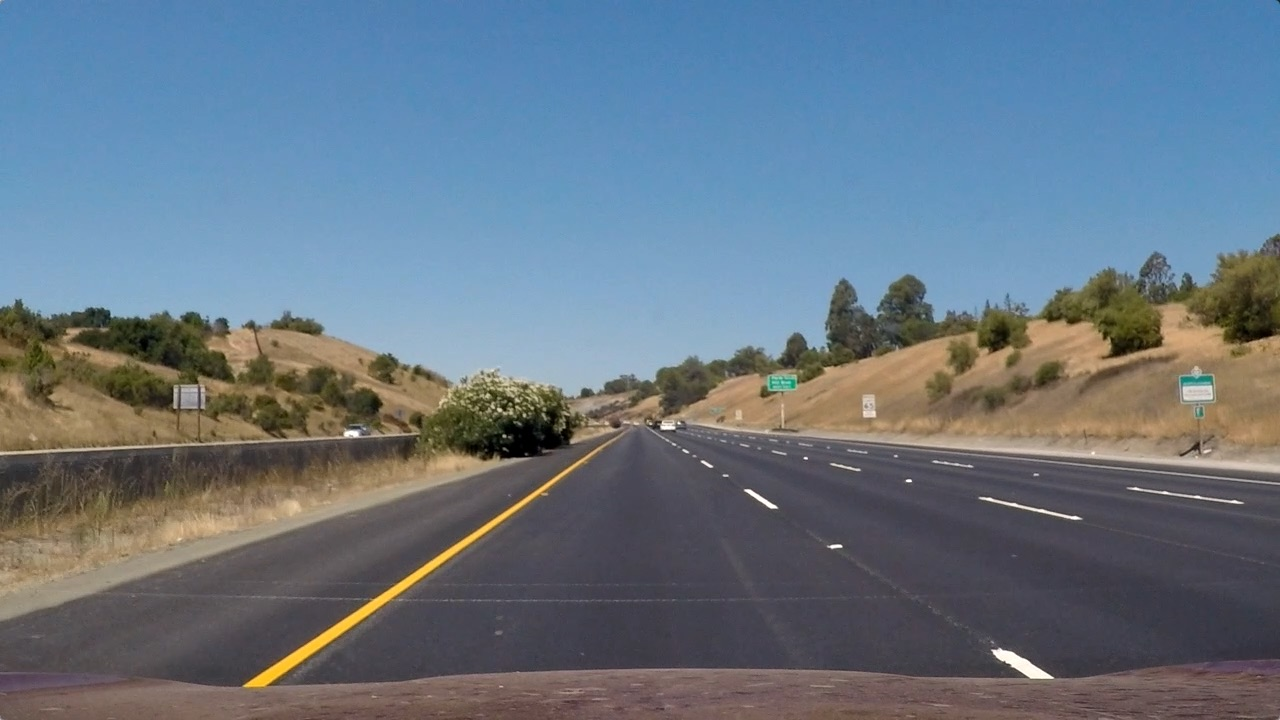
#> input picture Project 2 -Advanced lane lines/test_images/straight_lines1.jpg, 1280 x 720 px; its folder holds only this picture in this run
$ python binarization_utils.py   (older library calls are emulated)
#> lines starting #> are read from the running program, lines starting #| are printed output that depends on the picture; after the words box and inside, x2 and y2 are one past the last pixel; in counts of white or black regions, pixels touching at a corner belong together
import cv2
import numpy as np
import glob
import matplotlib.pyplot as plt

# global parameters used for obtaining yellow lane in HSV color space
HSV_yellow_threshold_min = np.array([0, 70, 70])
HSV_yellow_threshold_max = np.array([50, 255, 255])

def get_HSV_frame(frame, min_values, max_values, verbose = False):

    HSV = cv2.cvtColor(frame, cv2.COLOR_BGR2HSV)

    #TODO - Find better variable names
    min_th_ok = np.all(HSV > min_values, axis = 2)
    max_th_ok = np.all(HSV < max_values, axis = 2)

    # returning true whether the they're both the same value
    out = np.logical_and(min_th_ok, max_th_ok)

    if verbose:
        plt.imshow(out, cmap='gray')
        plt.show()

    return out

def get_equalized_grayscale_frame(frame):

    gray = cv2.cvtColor(frame, cv2.COLOR_BGR2GRAY)

    eq_global = cv2.equalizeHist(gray)

    _, th = cv2.threshold(eq_global, thresh = 250, maxval = 250, type = cv2.THRESH_BINARY)

    return th

def get_sobel_frame(frame, kernel_size):

    gray = cv2.cvtColor(frame, cv2.COLOR_BGR2GRAY)

    sobel_x = cv2.Sobel(gray, cv2.CV_64F, 1, 0, ksize = kernel_size)
    sobel_y = cv2.Sobel(gray, cv2.CV_64F, 0, 1, ksize = kernel_size)

    # squaring the value of sobel x and sobel y in order to take the magnitude of both before scaling it
    sobel_mag = np.sqrt(sobel_x ** 2 + sobel_y ** 2)
    # scaling sobel to be 8bit or 0-255 in order to use the threshold parameters and obtain better results
    sobel_mag = np.uint8(sobel_mag / np.max(sobel_mag) * 255)


    # TODO - Figure out what the return values for this are
    _, sobel_mag = cv2.threshold(sobel_mag, 50, 1, cv2.THRESH_BINARY)

    return sobel_mag.astype(bool)

def get_binarized_frame(img, verbose = False):

    # obtaining the height and width of image
    h, w = img.shape[:2]

    binary = np.zeros(shape = (h, w), dtype = np.uint8)

    # applying HSV threshold to the V colorspace to obtain the yellow lane.
    HSV_yellow_mask = get_HSV_frame(img, HSV_yellow_threshold_min, HSV_yellow_threshold_max, verbose = False)
    binary = np.logical_or(binary, HSV_yellow_mask)

    eq_white_mask = get_equalized_grayscale_frame(img)
    binary = np.logical_or(binary, eq_white_mask)

    sobel_mask = get_sobel_frame(img, kernel_size = 9)
    binary = np.logical_or(binary, sobel_mask)

    kernel = np.ones((5, 5), np.uint8)
    closing = cv2.morphologyEx(binary.astype(np.uint8), cv2.MORPH_CLOSE, kernel)

    if verbose:
        f, ax = plt.subplots(2, 3)
        f.set_facecolor('white')
        ax[0, 0].imshow(cv2.cvtColor(img, cv2.COLOR_BGR2RGB))
        ax[0, 0].set_title('Original Image')
        ax[0, 0].set_axis_off()

        ax[0, 0].set_facecolor('red')
        ax[0, 1].imshow(eq_white_mask, cmap='gray')
        ax[0, 1].set_title('Histogram Equalization')
        ax[0, 1].set_axis_off()

        ax[0, 2].imshow(HSV_yellow_mask, cmap='gray')
        ax[0, 2].set_title('HSV (Yellow Lane)')
        ax[0, 2].set_axis_off()

        ax[1, 0].imshow(sobel_mask, cmap='gray')
        ax[1, 0].set_title('Sobel (Edge Detection)')
        ax[1, 0].set_axis_off()

        ax[1, 1].imshow(binary, cmap='gray')
        ax[1, 1].set_title('Before Morph Transformation')
        ax[1, 1].set_axis_off()

        ax[1, 2].imshow(closing, cmap='gray')
        ax[1, 2].set_title('After Morph Transformation')
        ax[1, 2].set_axis_off()
        plt.show()

    return closing

if __name__ == '__main__':
    test_images = glob.glob('test_images/*.jpg')
    for test_image in test_images:
        img = cv2.imread(test_image)
#> img is the input picture: shape (720, 1280, 3); mean B, G, R 131.2, 117.7, 103.2
        get_binarized_frame(img = img, verbose = True)
#> in get_HSV_frame, `min_th_ok = np.all(HSV > min_values, axis = 2)`:
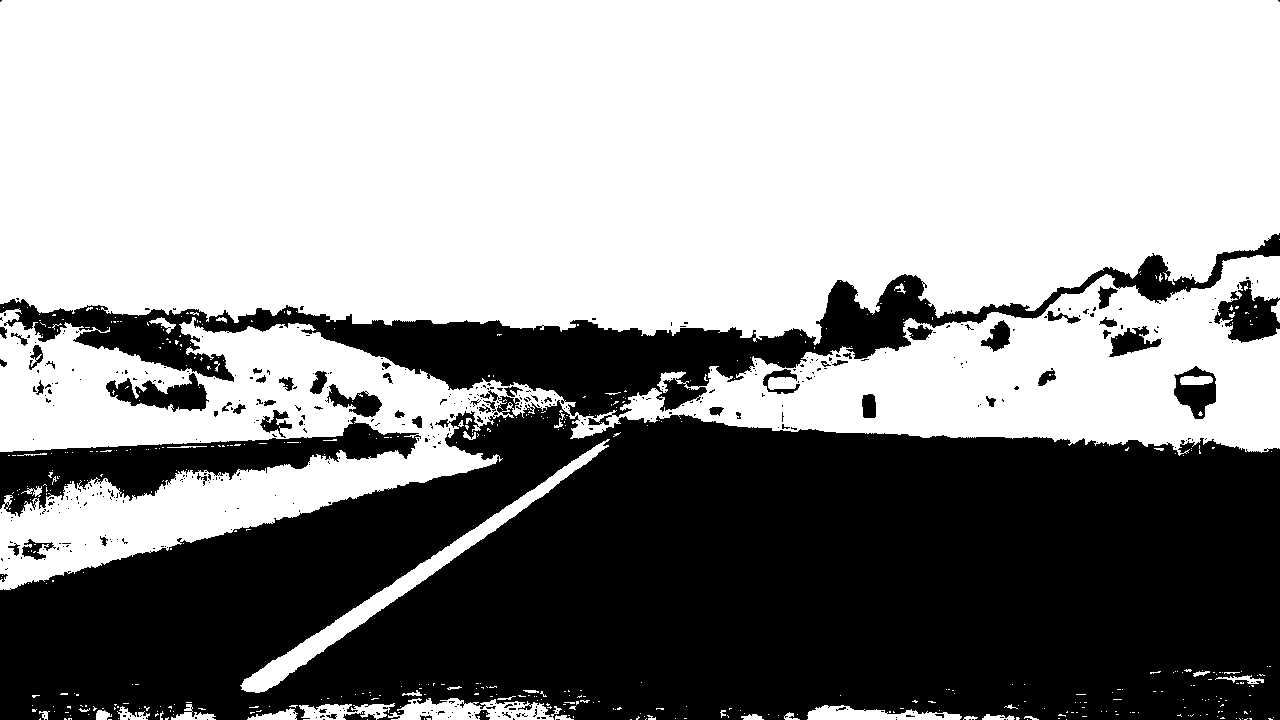
#> min_th_ok: shape (720, 1280) bool; 58.6% white; 461 black regions (401 under 20 px), largest, box (x1, y1, x2, y2) and area: (0, 390, 1280, 720) 308227, (0, 233, 1280, 425) 45583, (0, 417, 421, 517) 14109
#> in get_sobel_frame, `sobel_y = cv2.Sobel(gray, cv2.CV_64F, 0, 1, ksize = kernel_size)`:
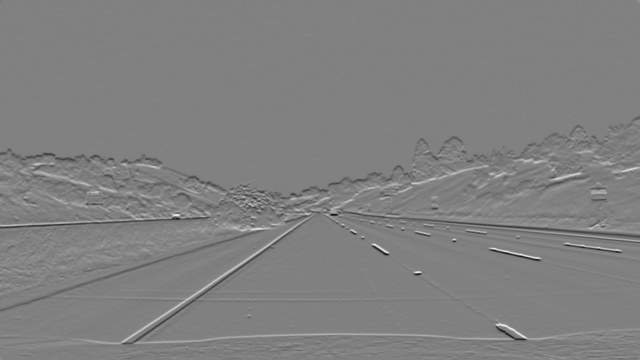
#> sobel_y: shape (720, 1280) float64 (shown at 1/2 size); min -1581900, max 1548409, mean -1112.9; drawn with min black and max white
#> in get_binarized_frame, `closing = cv2.morphologyEx(binary.astype(np.uint8), cv2.MORPH_CLOSE, k..`:
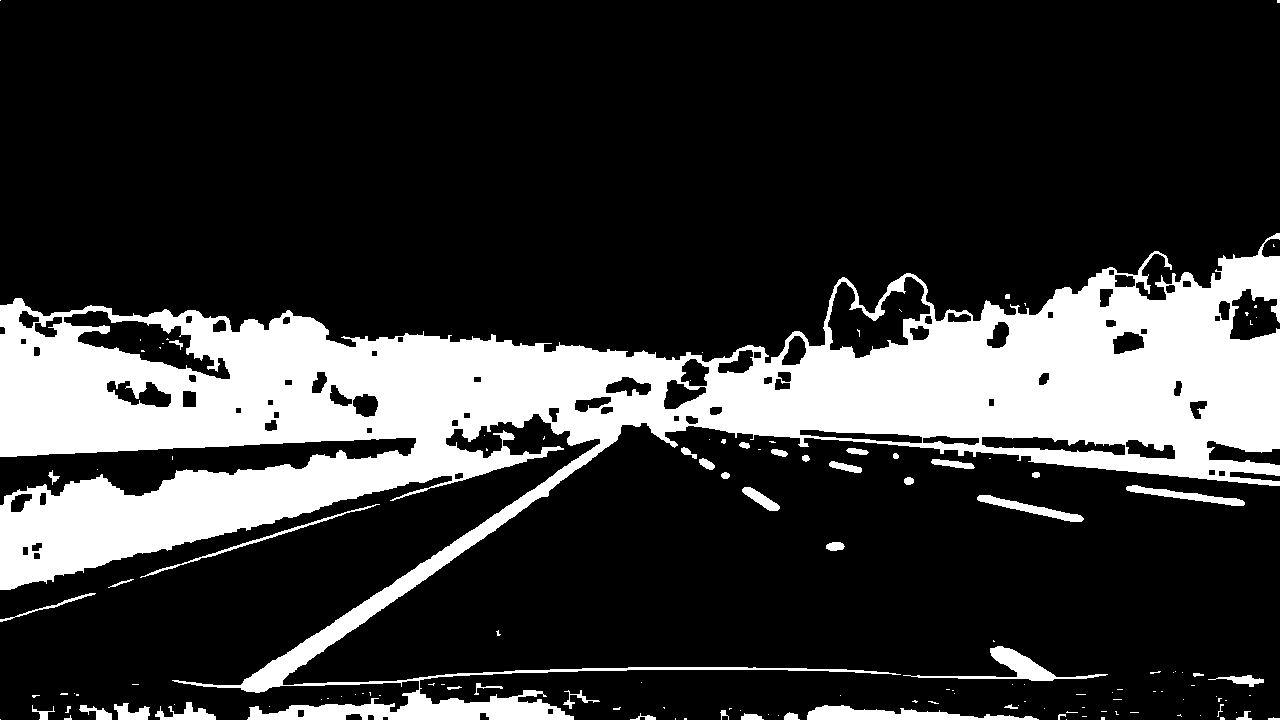
#> closing: shape (720, 1280); values 0 (black) and 1 (white), 21.4% white; 139 white regions (94 under 20 px), largest, box (x1, y1, x2, y2) and area: (0, 233, 1280, 720) 186961, (807, 705, 1039, 720) 1816, (903, 646, 1108, 681) 1468
#> in get_binarized_frame, `plt.show()`:
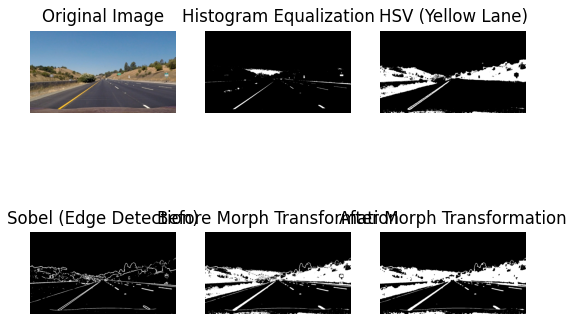
#> figure drawn by matplotlib, 6 panels

$ run again, on Project 2 -Advanced lane lines/test_images/test3.jpg
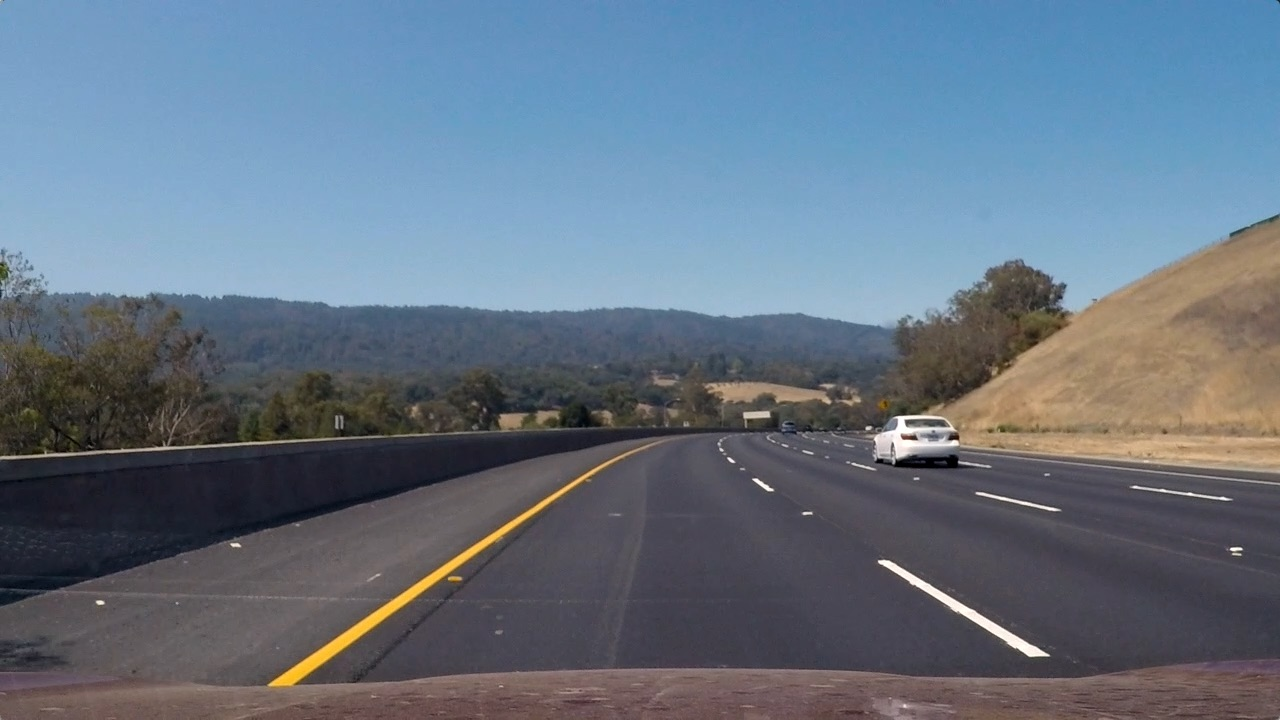
#> input picture Project 2 -Advanced lane lines/test_images/test3.jpg, 1280 x 720 px
#> img is the input picture: shape (720, 1280, 3); mean B, G, R 130.7, 115.3, 101.1
#> HSV: shape (720, 1280, 3); mean H, S, V 94.8, 72.6, 137.9
#> in get_HSV_frame, `min_th_ok = np.all(HSV > min_values, axis = 2)`:
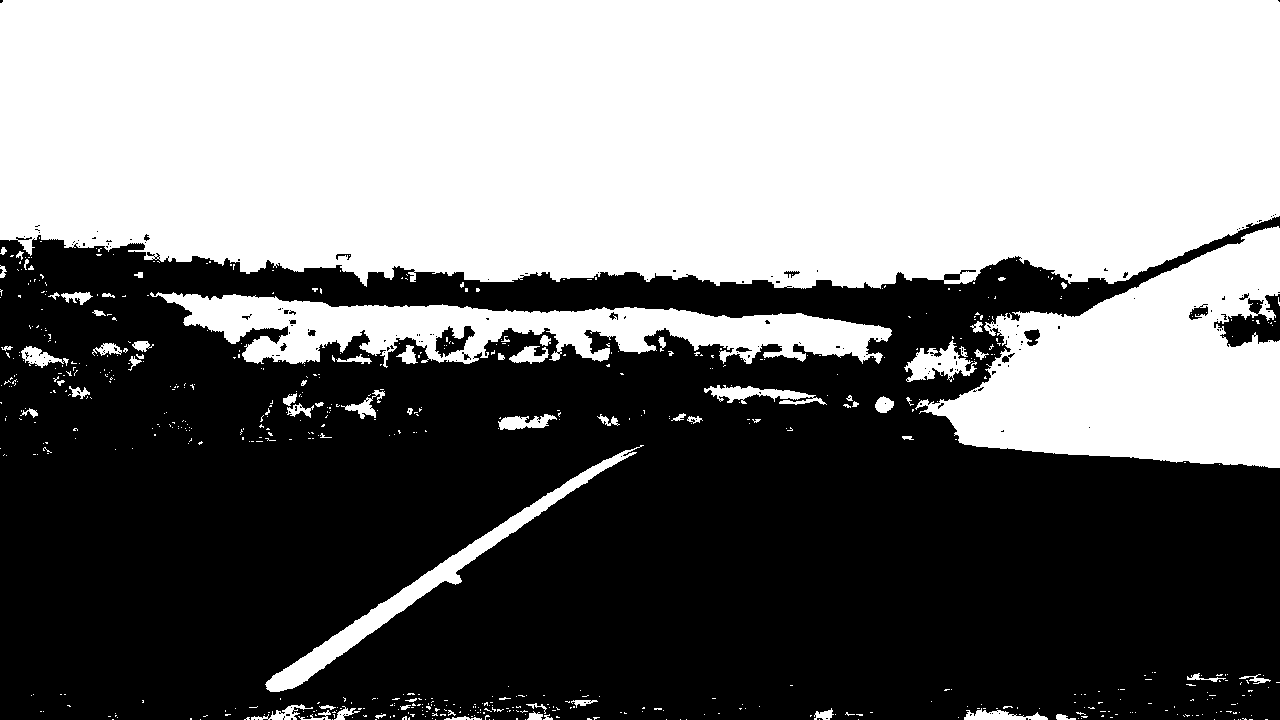
#> min_th_ok: shape (720, 1280) bool; 47.6% white; 667 white regions (595 under 20 px), largest, box (x1, y1, x2, y2) and area: (0, 0, 1280, 289) 342898, (915, 226, 1280, 468) 50982, (150, 292, 892, 368) 26291
#> max_th_ok: shape (720, 1280) bool; 20.6% white; 160 white regions (101 under 20 px), largest, box (x1, y1, x2, y2) and area: (586, 218, 1280, 484) 81892, (0, 439, 1280, 720) 58439, (0, 302, 568, 462) 41072
#> out: shape (720, 1280) bool; 7.2% white; 499 white regions (446 under 20 px), largest, box (x1, y1, x2, y2) and area: (915, 226, 1280, 468) 50982, (265, 445, 644, 692) 6210, (904, 340, 977, 382) 1422
#> th: shape (720, 1280); values 0 (black) and 250 (white), 2.4% white; 285 white regions (262 under 20 px), largest, box (x1, y1, x2, y2) and area: (48, 267, 948, 325) 12890, (269, 461, 612, 686) 2862, (874, 415, 959, 458) 1646
#> in get_binarized_frame, `closing = cv2.morphologyEx(binary.astype(np.uint8), cv2.MORPH_CLOSE, k..`:
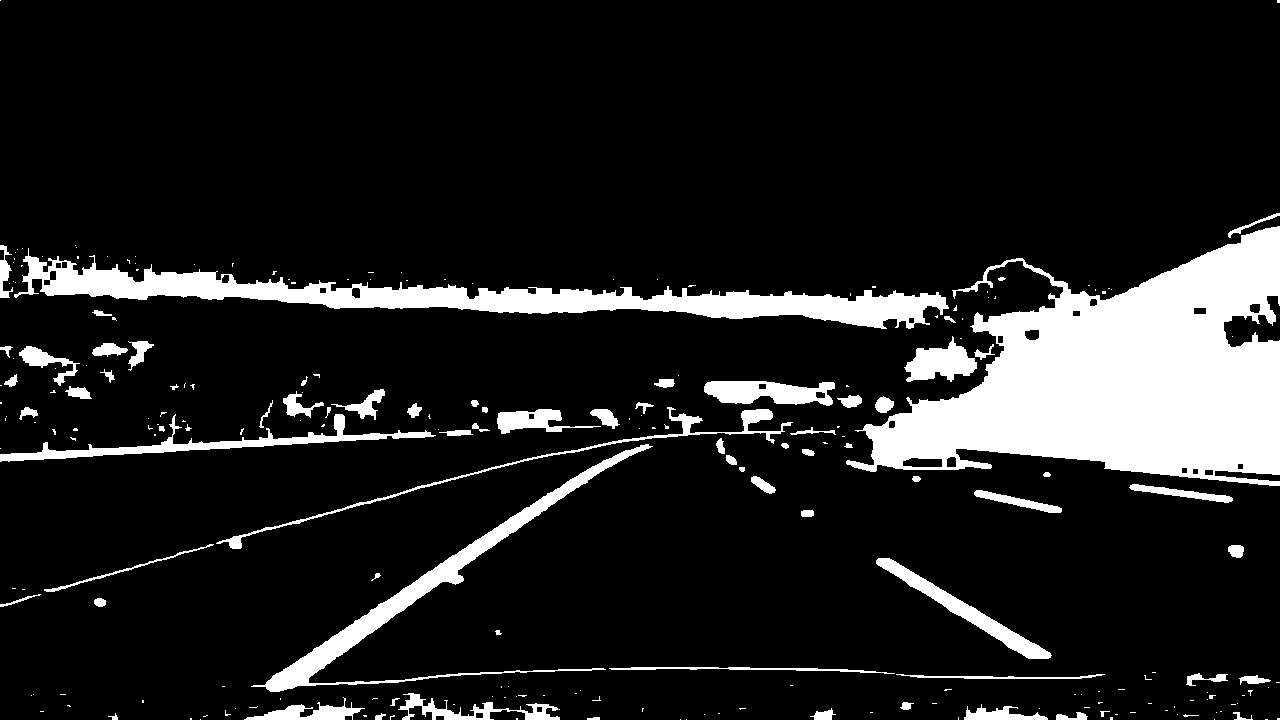
#> closing: shape (720, 1280); values 0 (black) and 1 (white), 12.7% white; 239 white regions (162 under 20 px), largest, box (x1, y1, x2, y2) and area: (846, 226, 1280, 486) 61189, (14, 248, 949, 329) 20179, (251, 444, 653, 692) 7594
